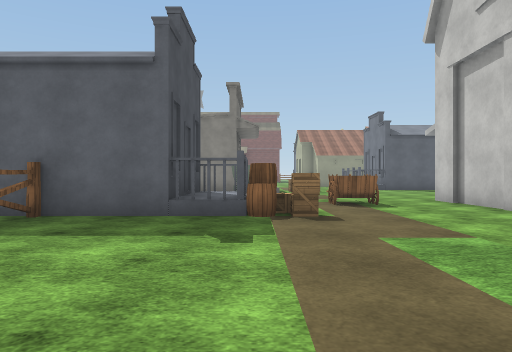
view 1 (above)

24 first-person views from a walk through a scene from a Unity 3-D project. The camera is 1.2 m above the floor, looks level and sees 70° across. The floor is counted in squares, 2 m on a side. Each view is taken from the middle of a square. On the plan, view 1 faces up. The plan holds only what a view shows up to about 10 squares ahead; the rest is blank. The place goes on beyond the plan. The player is left out. Some animated figures are not drawn. Surface patterns are stand-ins for the level's own textures.

view 2
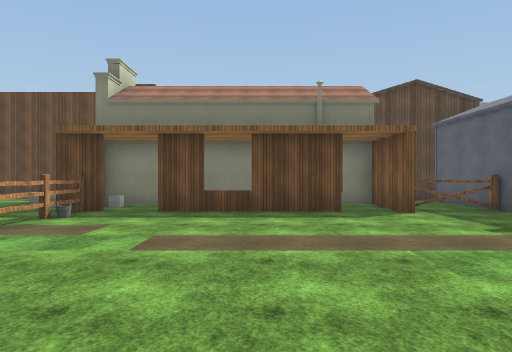

view 3
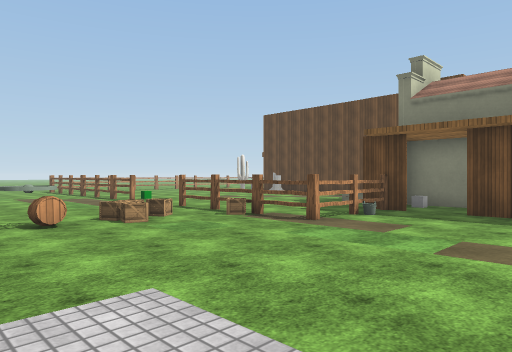

view 4
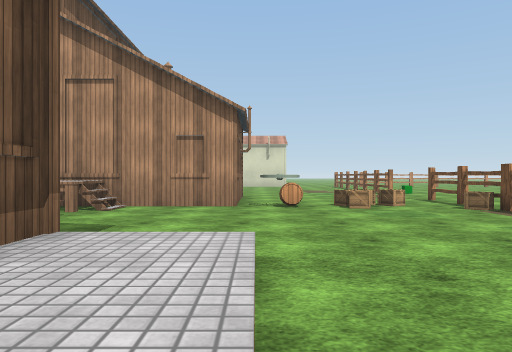

view 5
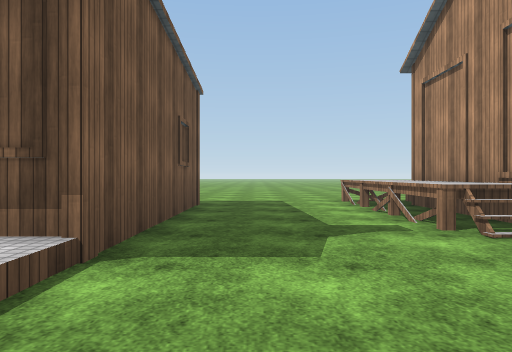

view 6
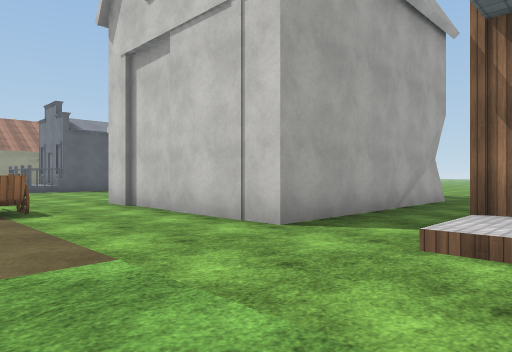

view 7
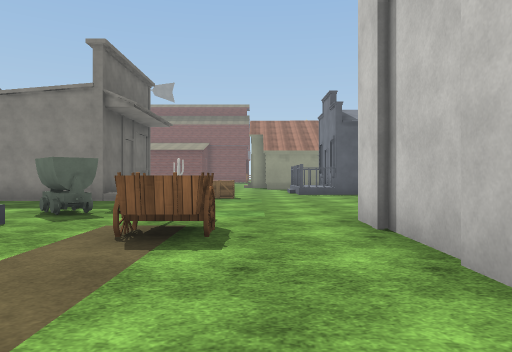

view 8
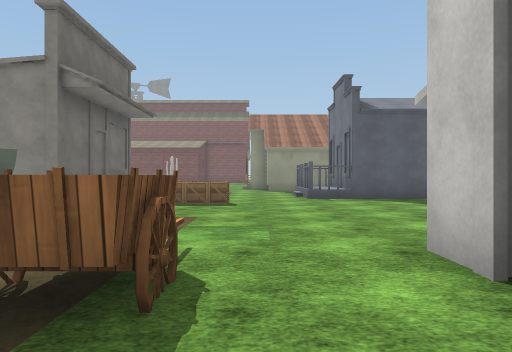

view 9
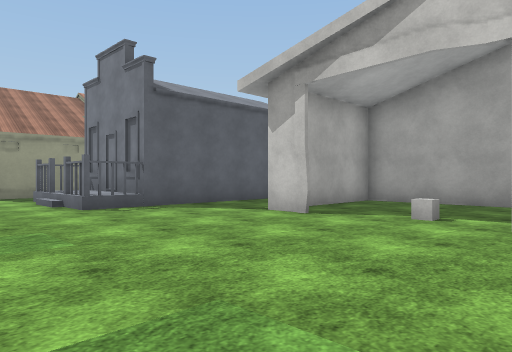

view 10
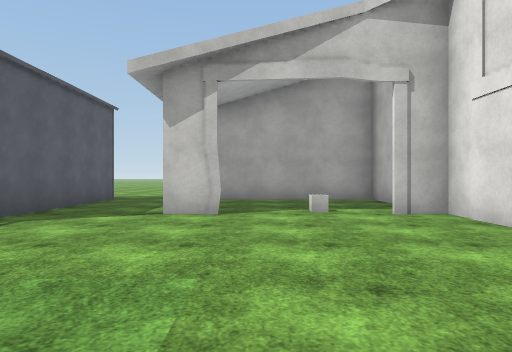

view 11
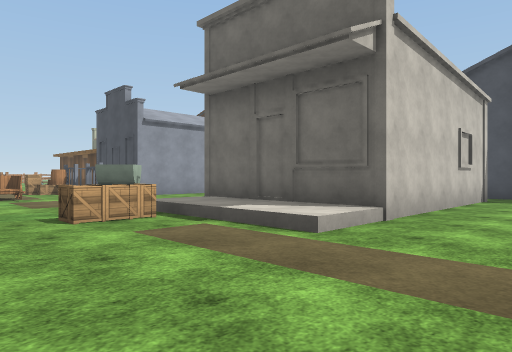

view 12
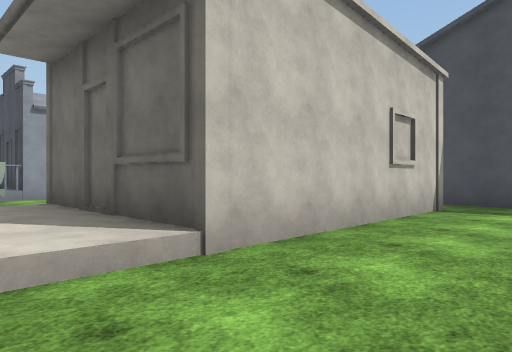

view 13
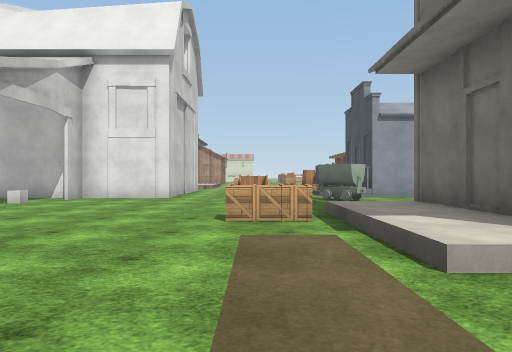

view 14
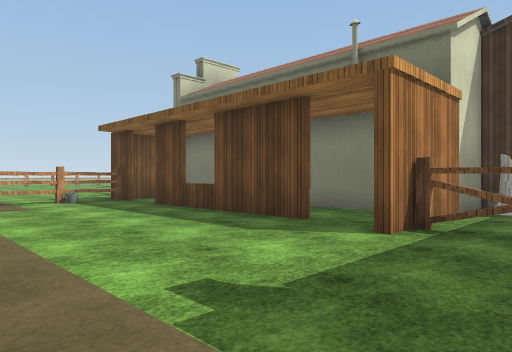

view 15
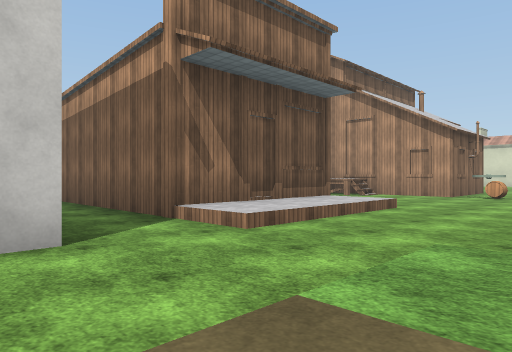

view 16
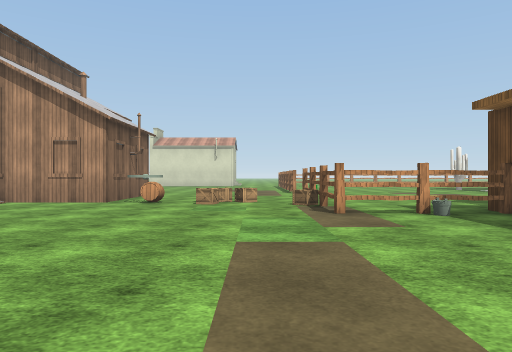

view 17
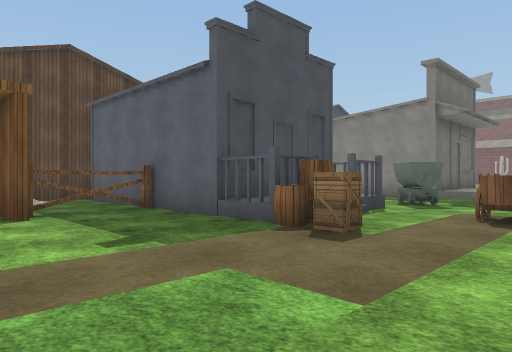

view 18
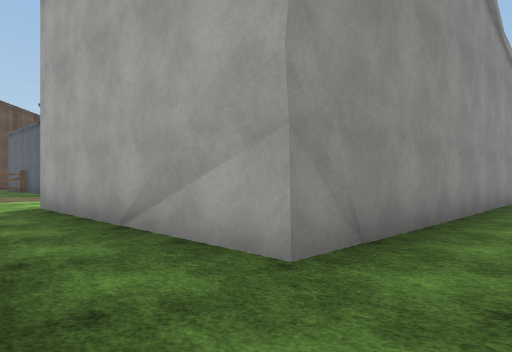

view 19
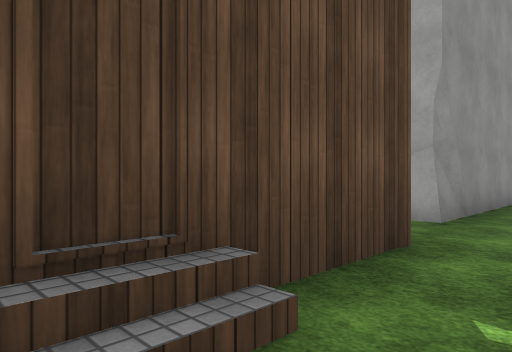

view 20
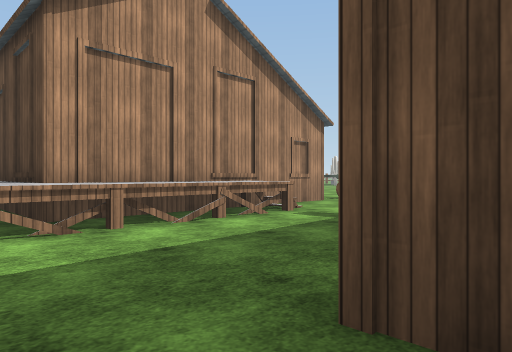

view 21
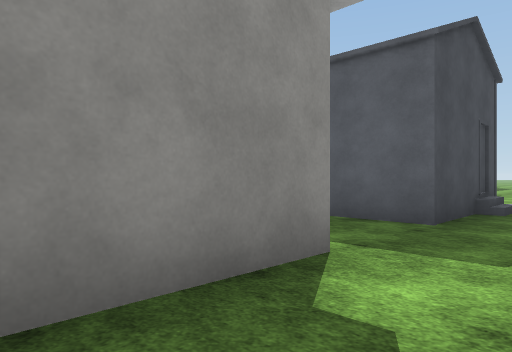

view 22
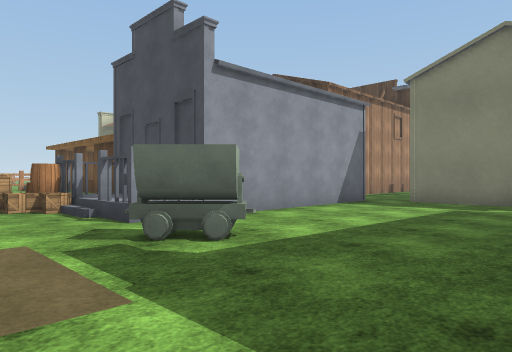

view 23
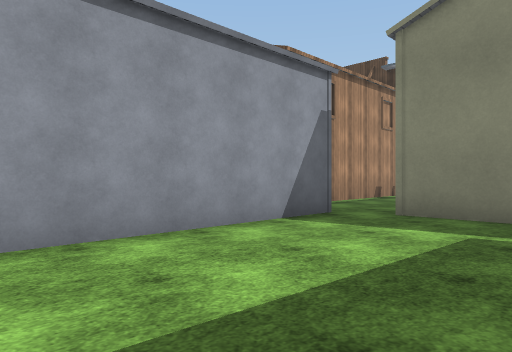

view 24
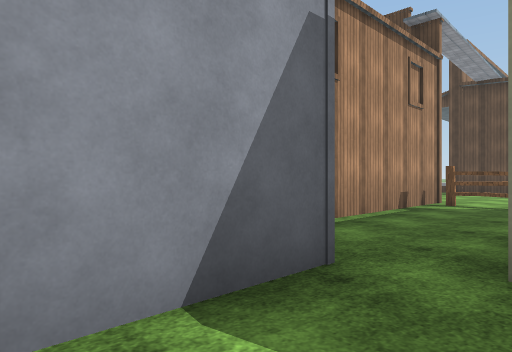

### Floor plan
Key: @ floor where view 1 was taken; # wall or solid block; x gap in a wall; . main floor; : floor 0.25 m higher than the main floor; / step, stairs or slope; = window, fence, low wall or low ledge; ^ raised ledge; T trolley; H house; W wagon; B barn; A barrel; C box; F fence; U cube; E wheel; S stump.
Columns run from 15 left of view 1 to 12 right of it. Each row starts with its distance up from view 1.
 19              .......     #
 18         #...........H#   #
 17         #.##........##   #.
 16 HH      #     H /...H#####.
 15               # /..........
 14               # /C..........
 13             ###//.....BBBB..
 12          ................B..
 11         #.............U..B..
 10         #......T......B..B.
  9    F................######.
  8 ...F.....##### H.W..#    #.
  7 ...####  ##### C....B    #.
  6         ###### AC...     #.
  5         #HHHF.......     #..
  4         #S^^F.......######..
  3         #####...............
  2           #.x......//#####..
  1           #.#....../:#   #..
  0           # #..@.../:#   #/.
 -1           # #....../:#   #/.
 -2           #.#........#####..
 -3           #.................
 -4           #U#FF.............
 -5           /....F......^^^^^.
 -6           =....C.CAE#.#^^^^^
 -7            ....FCC..###   ^^
 -8              ..F....      ^

Where each view was taken, in squares from view 1:
view 1: 0 up, 0 right, facing up
view 2: 0 up, 5 right, facing left
view 3: 0 up, 5 right, facing down-left
view 4: 1 up, 4 right, facing down
view 5: 3 down, 3 right, facing right
view 6: 1 up, 1 right, facing up-right
view 7: 4 up, 3 right, facing up
view 8: 6 up, 3 right, facing up
view 9: 9 up, 2 right, facing up-right
view 10: 12 up, 1 right, facing right
view 11: 19 up, 4 right, facing down-left
view 12: 19 up, 1 right, facing down-left
view 13: 19 up, 2 right, facing down
view 14: 5 up, 1 right, facing down-left
view 15: 5 up, 1 right, facing down-right
view 16: 2 up, 1 right, facing down
view 17: 2 up, 3 right, facing up-left
view 18: 2 up, 12 right, facing up-left
view 19: 1 down, 12 right, facing up-left
view 20: 1 down, 12 right, facing down-left
view 21: 11 up, 12 right, facing up-left
view 22: 13 up, 2 right, facing down-left
view 23: 12 up, 1 left, facing down-left
view 24: 10 up, 4 left, facing down-left
